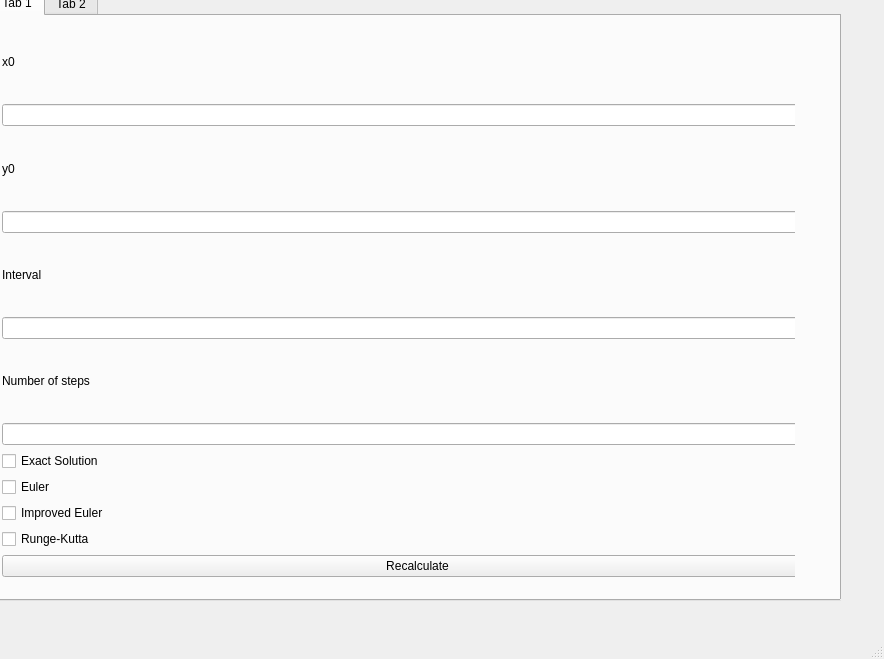
<?xml version="1.0" encoding="UTF-8"?>
<ui version="4.0">
 <class>MainWindow</class>
 <widget class="QMainWindow" name="MainWindow">
  <property name="geometry">
   <rect>
    <x>0</x>
    <y>0</y>
    <width>884</width>
    <height>659</height>
   </rect>
  </property>
  <property name="windowTitle">
   <string>MainWindow</string>
  </property>
  <widget class="QWidget" name="centralwidget">
   <widget class="QTabWidget" name="tabWidget">
    <property name="geometry">
     <rect>
      <x>-10</x>
      <y>-10</y>
      <width>851</width>
      <height>611</height>
     </rect>
    </property>
    <property name="currentIndex">
     <number>0</number>
    </property>
    <widget class="QWidget" name="SolutionsTab">
     <property name="maximumSize">
      <size>
       <width>803</width>
       <height>16777215</height>
      </size>
     </property>
     <attribute name="title">
      <string>Tab 1</string>
     </attribute>
     <widget class="QWidget" name="horizontalLayoutWidget">
      <property name="geometry">
       <rect>
        <x>10</x>
        <y>10</y>
        <width>831</width>
        <height>551</height>
       </rect>
      </property>
      <layout class="QHBoxLayout" name="horizontalLayout_2">
       <item>
        <layout class="QVBoxLayout" name="inputLayout">
         <item>
          <widget class="QLabel" name="label_x0">
           <property name="text">
            <string>x0</string>
           </property>
          </widget>
         </item>
         <item>
          <widget class="QLineEdit" name="lineEdit_x0">
           <property name="text">
            <string/>
           </property>
          </widget>
         </item>
         <item>
          <widget class="QLabel" name="label_y0">
           <property name="text">
            <string>y0</string>
           </property>
          </widget>
         </item>
         <item>
          <widget class="QLineEdit" name="lineEdit_y0">
           <property name="enabled">
            <bool>true</bool>
           </property>
          </widget>
         </item>
         <item>
          <widget class="QLabel" name="label_interval">
           <property name="text">
            <string>Interval</string>
           </property>
          </widget>
         </item>
         <item>
          <widget class="QLineEdit" name="lineEdit_interval"/>
         </item>
         <item>
          <widget class="QLabel" name="label">
           <property name="text">
            <string>Number of steps</string>
           </property>
          </widget>
         </item>
         <item>
          <widget class="QLineEdit" name="lineEdit_num_steps"/>
         </item>
         <item>
          <widget class="QCheckBox" name="checkBox_exact">
           <property name="text">
            <string>Exact Solution</string>
           </property>
          </widget>
         </item>
         <item>
          <widget class="QCheckBox" name="checkBox_euler">
           <property name="text">
            <string>Euler</string>
           </property>
          </widget>
         </item>
         <item>
          <widget class="QCheckBox" name="checkBox_improved">
           <property name="text">
            <string>Improved Euler</string>
           </property>
          </widget>
         </item>
         <item>
          <widget class="QCheckBox" name="checkBox_runge">
           <property name="text">
            <string>Runge-Kutta</string>
           </property>
          </widget>
         </item>
         <item>
          <widget class="QPushButton" name="pushButton">
           <property name="text">
            <string>Recalculate</string>
           </property>
          </widget>
         </item>
        </layout>
       </item>
       <item>
        <layout class="QVBoxLayout" name="graphsLayout"/>
       </item>
      </layout>
     </widget>
    </widget>
    <widget class="QWidget" name="ErrorTab">
     <attribute name="title">
      <string>Tab 2</string>
     </attribute>
    </widget>
   </widget>
  </widget>
  <widget class="QMenuBar" name="menubar">
   <property name="geometry">
    <rect>
     <x>0</x>
     <y>0</y>
     <width>884</width>
     <height>30</height>
    </rect>
   </property>
  </widget>
  <widget class="QStatusBar" name="statusbar"/>
 </widget>
 <resources/>
 <connections/>
</ui>
